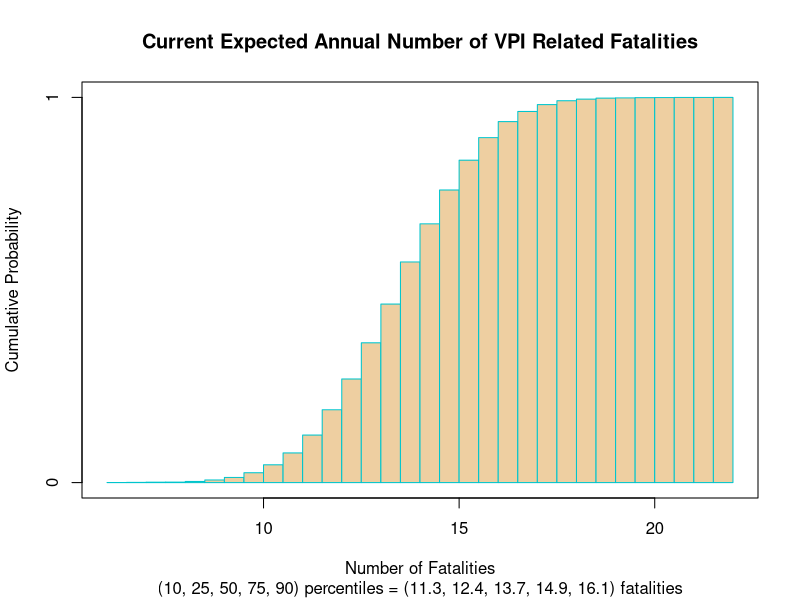
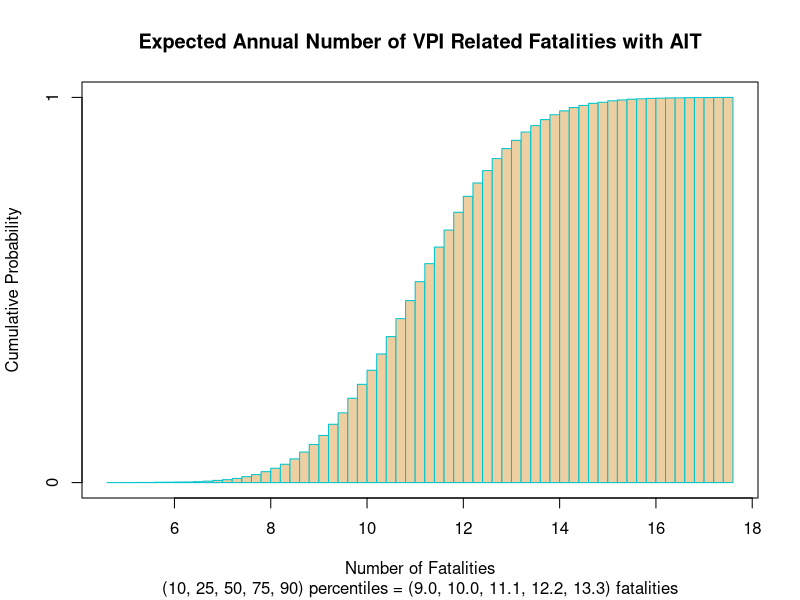
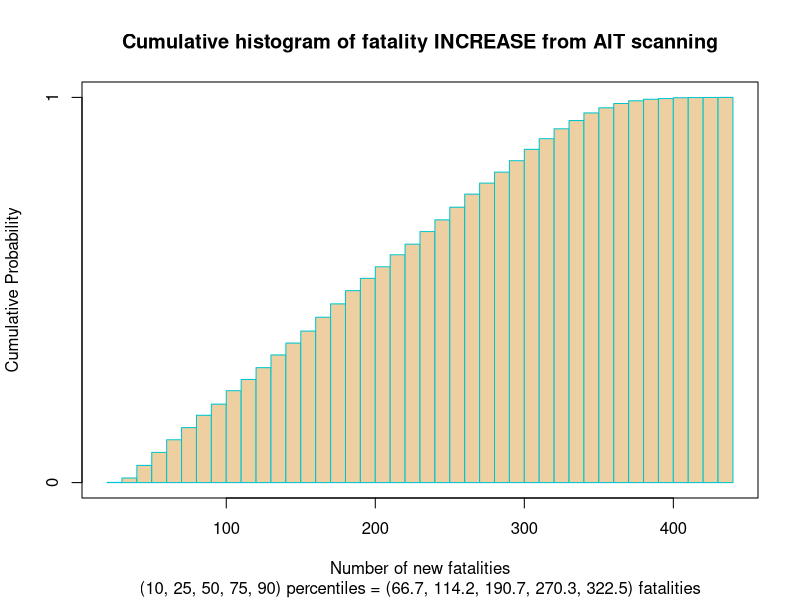
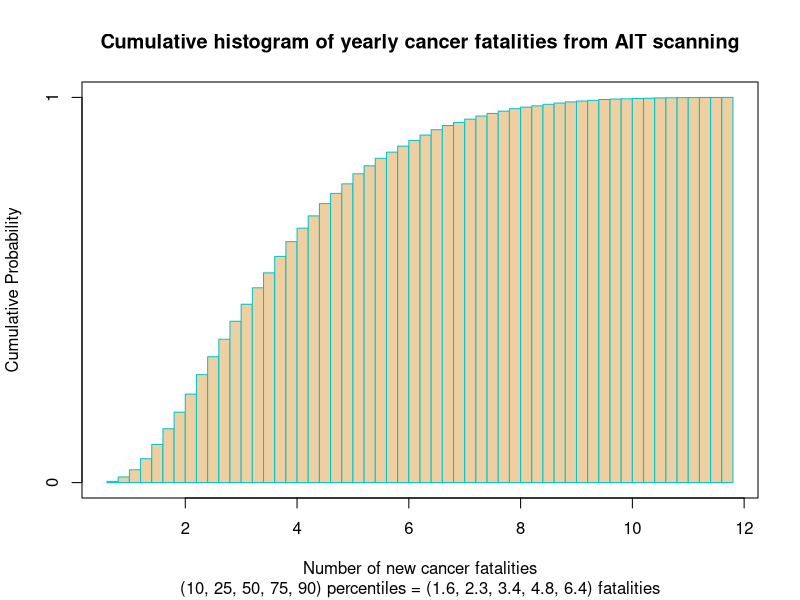
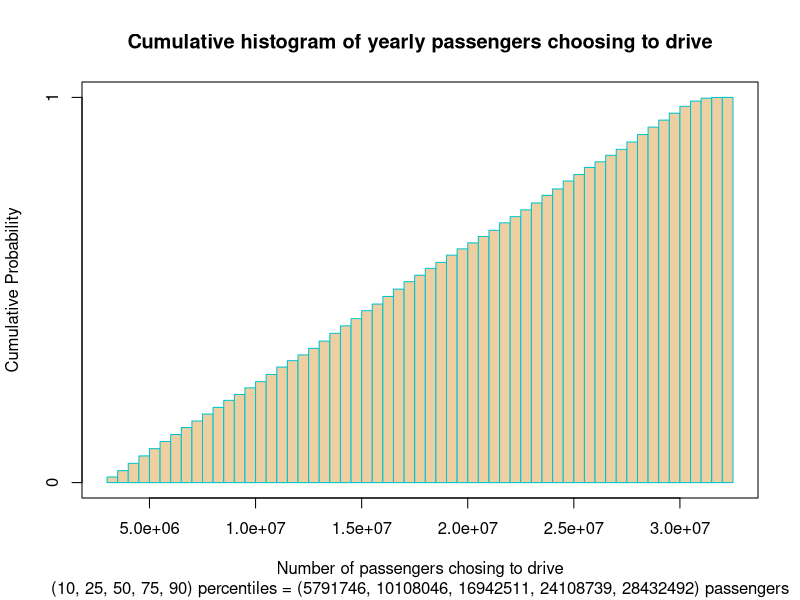
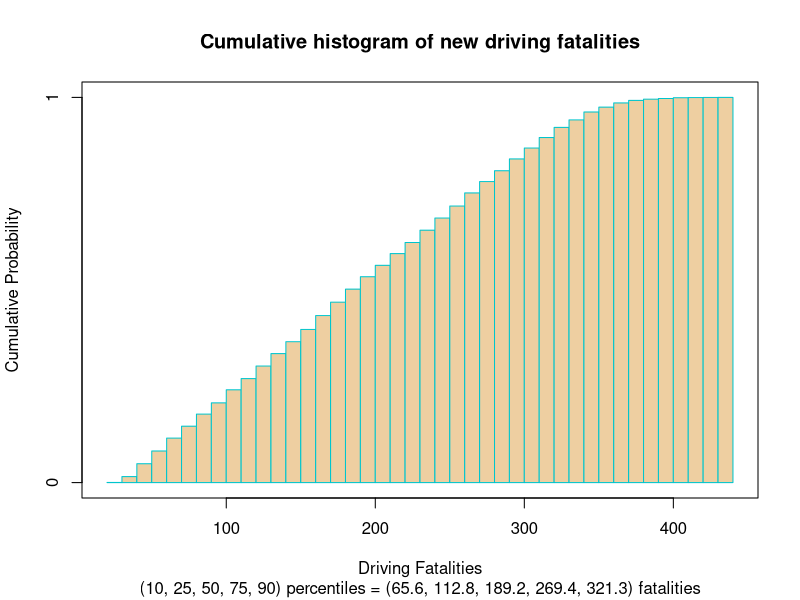

These figures' R source, in order:
df <- read.table("sim.csv", header=TRUE)

# fix something strangely wrong with my simulation
df$risk_cancer_per_micro_sv <- rnorm(10000, mean=1/12500000, sd=1/1250000000)
df$expected_cancer_fatalities <- df$passenger_enplanements * df$passenger_exposure_per_screening * df$percentage_ait_screening * df$risk_cancer_per_micro_sv * df$percentage_ait_devices_backscatter
df$increase_ait_fatalities <- df$number_new_driving_fatalities + df$expected_cancer_fatalities - (df$expected_vpi_fatalities - df$expected_ait_vpi_fatalities)

par(mar=par("mar")-0.1)

cumHist <- function(indata, filename, ylab="Cumulative Probability", 
                    subtext="(10, 25, 50, 75, 90) percentiles = (%1.1f, %1.1f, %1.1f, %1.1f, %1.1f) fatalities", ...) {
    png(filename=filename, pointsize=9, width=400, height=400)
	h <- hist(indata, breaks=50, plot=FALSE)
	h$counts <- cumsum(h$counts)
	h$counts <- h$counts/max(h$counts)
	h$density <- cumsum(h$density)
	h$intensities <- h$density

	midvalue10 <- quantile(indata, probs=0.1)
	midvalue25 <- quantile(indata, probs=0.25)
	midvalue50 <- quantile(indata, probs=0.5)
	midvalue75 <- quantile(indata, probs=0.75)
	midvalue90 <- quantile(indata, probs=0.9)
	print (midvalue10)
	print (midvalue25)
	print (midvalue50)
	print (midvalue75)
	print (midvalue90)
	# print(midvalue10, midvalue25, midvalue50, midvalue75, midvalue90)
	plot(h, freq=TRUE,
  	     col="navajowhite2", border="turquoise3",
         ylab=ylab, ...)
    box()
    if (!is.na(subtext)) {
    	title(sub=sprintf(subtext,
  	    	              midvalue10, midvalue25, midvalue50, midvalue75, midvalue90))
  	}
  	dev.off()
  	return(h)
}

h <- cumHist(df$expected_vpi_fatalities, filename="expected_vpi_fatalities.png", main="Current Expected Annual Number of VPI Related Fatalities",
             xlab="Number of Fatalities", subtext="(10, 25, 50, 75, 90) percentiles = (%1.1f, %1.1f, %1.1f, %1.1f, %1.1f) fatalities")
             
h <- cumHist(df$expected_ait_vpi_fatalities, filename="expected_ait_vpi_fatalities.png", main="Expected Annual Number of VPI Related Fatalities with AIT",
             xlab="Number of Fatalities", subtext="(10, 25, 50, 75, 90) percentiles = (%1.1f, %1.1f, %1.1f, %1.1f, %1.1f) fatalities")
             
h <- cumHist(df$increase_ait_fatalities, filename="expected_ait_fatality_increase.png", main="Cumulative histogram of fatality INCREASE from AIT scanning",
        xlab="Number of new fatalities", subtext="(10, 25, 50, 75, 90) percentiles = (%1.1f, %1.1f, %1.1f, %1.1f, %1.1f) fatalities")

h <- cumHist(df$expected_cancer_fatalities, filename="expected_cancer_ait_fatalities.png", main="Cumulative histogram of yearly cancer fatalities from AIT scanning",
        xlab="Number of new cancer fatalities", subtext="(10, 25, 50, 75, 90) percentiles = (%1.1f, %1.1f, %1.1f, %1.1f, %1.1f) fatalities")

h <- cumHist(df$number_passengers_driving, filename="expected_passengers_driving.png", main="Cumulative histogram of yearly passengers choosing to drive",
        xlab="Number of passengers chosing to drive", subtext="(10, 25, 50, 75, 90) percentiles = (%1.0f, %1.0f, %1.0f, %1.0f, %1.0f) passengers")

h <- cumHist(df$number_new_driving_fatalities, filename="expected_driving_fatalities.png", main="Cumulative histogram of new driving fatalities",
        xlab="Driving Fatalities", subtext="(10, 25, 50, 75, 90) percentiles = (%1.1f, %1.1f, %1.1f, %1.1f, %1.1f) fatalities")
